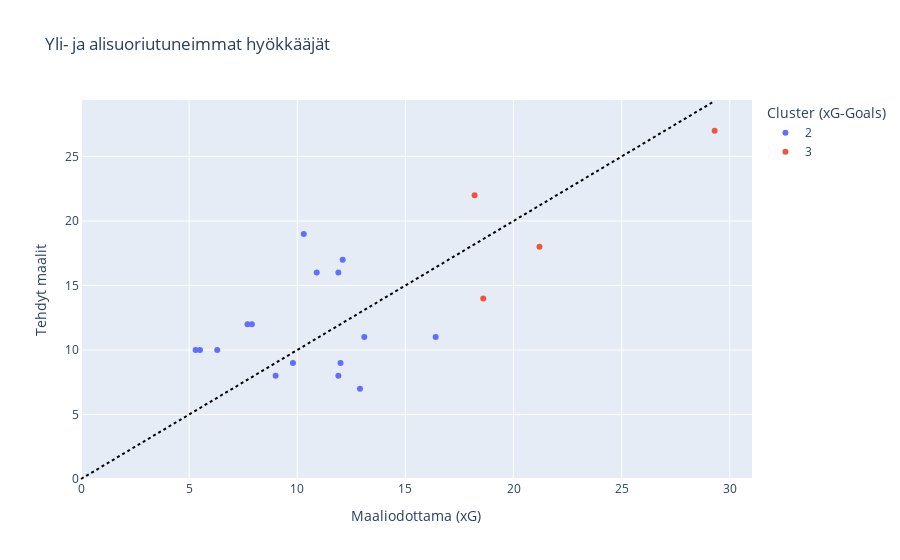

Source (notebook cell):
### Markdown cell above
Klusteroinnin perusteella saadaan esiin neljä rypästä: matalan maaliodottaman puolustajat (klusteri 0); pääosin keskikenttäpelaajista koostuva alle kymmenen toteutuneen maalin ryhmä (klusteri 1); sekä kaksi runsaasti maaleja tehneiden ryhmää (klusterit 2 ja 3), jotka eroavat toisistaan erityisesti maaliodottaman, mutta keskimäärin myös maalimäärän suhteen.

Erityisesti klusterit 2 ja 3 ovat mielenkiintoisia tarkasteltavia xG:n ja toteutuneiden maalien osalta, sillä ne sisältävät pääosin hyökkääviä pelaajia joiden suoriutumista arvioidaan vahvasti maalien kautta. Kuvaajaan piirretty suora jakaa siis erityisesti hyökkääjät tilastollisesti yli- ja alisuoriutuneisiin pelaajiin: viivan alle jäävät pelaajat ovat olleet viimeistelyssään tehottomia, kun taas viivan yläpuolelle jäävät ovat onnistuneet tekemään maaleja odotuksia paremmin. Mielenkiintoista on mm. se, että moni top 15 maalintekijöistä jää viivan alapuolelle.

Määritetään vielä 10 kaikkein heikoiten ja parhaiten performoitunutta hyökkääjää suhteessa xG:hen:

### Code cell
allStatsDF["Difference of Goals to xG"] = allStatsDF["Total Goals"] - allStatsDF["Expected Goals (xG)"]


filteredDF = allStatsDF[allStatsDF["Cluster (xG-Goals)"].isin(["2", "3"])]
mostBelow = filteredDF.nsmallest(10, "Difference of Goals to xG")
mostAbove = filteredDF.nlargest(10, "Difference of Goals to xG")
# display(mostBelow[['Player', 'Team', "Expected Goals (xG)", "Total Goals", "Difference of Goals to xG"]])
# display(mostAbove[['Player', 'Team', "Expected Goals (xG)", "Total Goals", "Difference of Goals to xG"]])

filteredPlayers = pd.concat([mostBelow, mostAbove])

fig = px.scatter(
    filteredPlayers,
    x="Expected Goals (xG)",
    y="Total Goals",
    color="Cluster (xG-Goals)",
    title="Yli- ja alisuoriutuneimmat hyökkääjät",
    hover_data=["Player", "Team", "Expected Goals (xG)", "Total Goals", "Difference of Goals to xG"],
)

fig.add_shape(
    type="line",
    x0=0,
    y0=0,
    x1=max(filteredPlayers["Expected Goals (xG)"]),
    y1=max(filteredPlayers["Expected Goals (xG)"]),
    line=dict(color="black", dash="dot"),
    xref="x",
    yref="y"
)

fig.update_layout(
    xaxis_title="Maaliodottama (xG)",
    yaxis_title="Tehdyt maalit"
)

fig.show()

### Figure 1 — Plotly figure (JSON) as saved in the notebook; plotly's stock layout.template omitted (floating-point values rounded to 4 significant figures)
{"data": [{"customdata": [["Dominic Calvert-Lewin", "Everton", -5.9], ["Darwin Nunez", "Liverpool", -5.4], ["Luis Diaz", "Liverpool", -3.9], ["Joao Pedro", "Brighton and Hove Albion", -3], ["Julián Álvarez", "Manchester City", -2.1], ["Cody Gakpo", "Liverpool", -1], ["Bryan Mbeumo", "Brentford", -0.8], ["Phil Foden", "Manchester City", 8.7], ["Jean-Philippe Mateta", "Crystal Palace", 5.1], ["Heung-Min Son", "Tottenham Hotspur", 4.9], ["Diogo Jota", "Liverpool", 4.7], ["Michael Olise", "Crystal Palace", 4.5], ["Hee-Chan Hwang", "Wolverhampton Wanderers", 4.3], ["Jarrod Bowen", "West Ham United", 4.1], ["Leandro Trossard", "Arsenal", 4.1], ["Leon Bailey", "Aston Villa", 3.7]], "hovertemplate": "Cluster (xG-Goals)=2<br>Expected Goals (xG)=%{x}<br>Total Goals=%{y}<br>Player=%{customdata[0]}<br>Team=%{customdata[1]}<br>Difference of Goals to xG=%{customdata[2]}<extra></extra>", "legendgroup": "2", "marker": {"color": "#636efa", "symbol": "circle"}, "mode": "markers", "name": "2", "orientation": "v", "showlegend": true, "type": "scatter", "x": [12.9, 16.4, 11.9, 12, 13.1, 9, 9.8, 10.3, 10.9, 12.1, 5.3, 5.5, 7.7, 11.9, 7.9, 6.3], "xaxis": "x", "y": [7, 11, 8, 9, 11, 8, 9, 19, 16, 17, 10, 10, 12, 16, 12, 10], "yaxis": "y"}, {"customdata": [["Nicolas Jackson", "Chelsea", -4.6], ["Mohamed Salah", "Liverpool", -3.2], ["Erling Haaland", "Manchester City", -2.3], ["Cole Palmer", "Chelsea", 3.8]], "hovertemplate": "Cluster (xG-Goals)=3<br>Expected Goals (xG)=%{x}<br>Total Goals=%{y}<br>Player=%{customdata[0]}<br>Team=%{customdata[1]}<br>Difference of Goals to xG=%{customdata[2]}<extra></extra>", "legendgroup": "3", "marker": {"color": "#EF553B", "symbol": "circle"}, "mode": "markers", "name": "3", "orientation": "v", "showlegend": true, "type": "scatter", "x": [18.6, 21.2, 29.3, 18.2], "xaxis": "x", "y": [14, 18, 27, 22], "yaxis": "y"}], "layout": {"legend": {"title": {"text": "Cluster (xG-Goals)"}, "tracegroupgap": 0}, "shapes": [{"line": {"color": "black", "dash": "dot"}, "type": "line", "x0": 0, "x1": 29.3, "xref": "x", "y0": 0, "y1": 29.3, "yref": "y"}], "title": {"text": "Yli- ja alisuoriutuneimmat hyökkääjät"}, "xaxis": {"anchor": "y", "domain": [0, 1], "title": {"text": "Maaliodottama (xG)"}}, "yaxis": {"anchor": "x", "domain": [0, 1], "title": {"text": "Tehdyt maalit"}}}}
